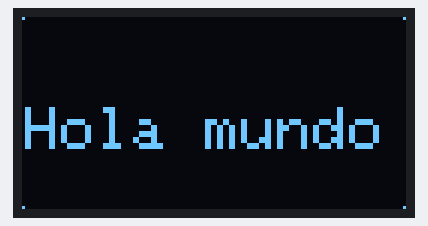
This sketch was run on a simulated Arduino Uno, built with avr-gcc and run on an emulated ATmega328P. On the bench: 128×64 one-colour display.

Above: at 0.1 s.
At 1.59 s:
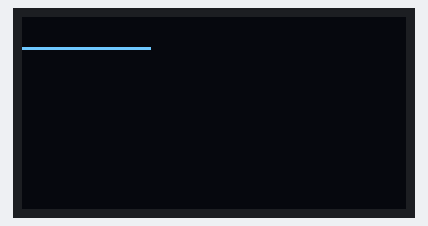
At 2.88 s:
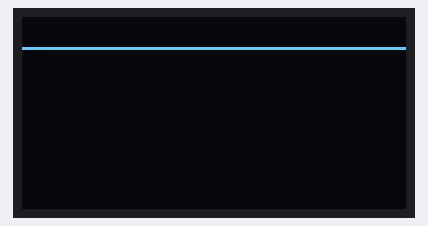

The sketch:

oled_test.ino
```cpp
#include "Wire.h"
#include "Adafruit_SSD1306.h"
#include "Adafruit_GFX.h"

// Pantalla OLED con dirección TWI
#define OLED_ADDR 0x3C

Adafruit_SSD1306 display(-1); // -1 = no reset pin

void setup () {
// inicializa y borra la pantalla
display.begin (SSD1306_SWITCHCAPVCC, OLED_ADDR);
display.clearDisplay ();
display.display ();

// muestra un pixel en cada esquina de la pantalla
display.drawPixel (0, 0, WHITE);
display.drawPixel (127, 0, WHITE);
display.drawPixel (0, 63, WHITE);
display.drawPixel (127, 63, WHITE);

// muestra una línea de texto
display.setTextSize (2);
display.setTextColor (WHITE);
display.setCursor (1,30);
display.print ("Hola mundo");

// actualiza la pantalla con todos los gráficos anteriores
display.display ();
delay(1000);
display.clearDisplay ();
display.display ();
}
 int oled=0;
void loop () {

//  Serial.println(value_f);
  display.drawPixel(oled, 10, WHITE);
  if(oled%42==0 || oled==127)display.display();
  oled++;
  if(oled>127){
    oled=0;
    display.clearDisplay();
  }
}
```

Measured:
- by itself, everything shown: repeats every 1.6 s, in 5 steps
- what the display in image 0 shows lasts 1.0 s, from 0.1 s to 1.1 s
